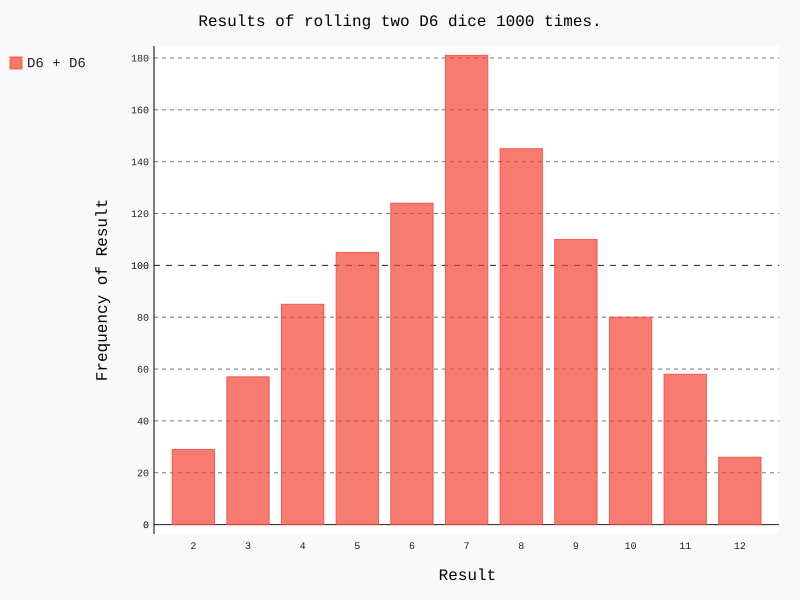

Write Python code to recreate this figure.
import pygal

from die import Die

# create two D6 dice
die1 = Die()
die2 = Die()

# make some rolls and store the results in a list
results = list()
for rollNum in range(1000):
    result = die1.roll() + die2.roll()
    results.append(result)

# analyze the results
frequencies = list()
maxResult = die1.numSides + die2.numSides

for value in range(2, maxResult + 1):
    frequency = results.count(value)
    frequencies.append(frequency)

# visualize the results
hist = pygal.Bar()

hist.title = "Results of rolling two D6 dice 1000 times."
hist.x_labels = ['2', '3', '4', '5', '6', '7', '8', '9', '10', '11', '12']
hist.x_title = "Result"
hist.y_title = "Frequency of Result"

hist.add('D6 + D6', frequencies)
hist.render_to_file('diceVisual.svg')
